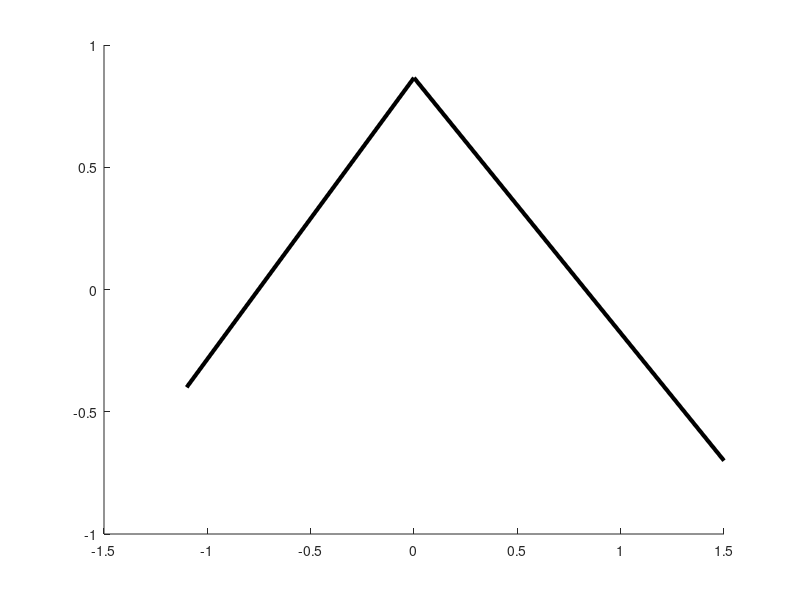

Write MATLAB code to recreate this figure. (Note: this script raises an error after producing the figure.)
%% Forces sketch
clear all;
% vertX = [-sqrt(3)/2 0 sqrt(3)/2 -sqrt(3)/2];
% vertY = [-1/2, sqrt(3)/2 -1/2 -1/2];
vertX = [-1.1 0 1.5];
vertY = [-0.4, sqrt(3)/2 -0.7];
pi = [2,1];
pj = [0.05,2];

close all;
%set(gcf, 'Position',  [100, 100, 450, 450]);
figure(1); hold on;
plot(vertX,vertY,'k','LineWidth',3);
[hi, x_proji,y_proji] = poly_dist(pi(1),pi(2),vertX,vertY);
[hj, x_projj,y_projj] = poly_dist(pj(1),pj(2),vertX,vertY);
s = 30;
plot(pi(1),pi(2),'.k','MarkerSize',s);
plot(pj(1),pj(2),'.k','MarkerSize',s);
plot(x_proji,y_proji,'.k','MarkerSize',s);
plot(x_projj,y_projj,'.k','MarkerSize',s);
plot([x_proji,pi(1)],[y_proji,pi(2)],'--k','LineWidth',3);
plot([x_projj,pj(1)],[y_projj,pj(2)],'--k','LineWidth',3);
plot([pi(1),pj(1)],[pi(2),pj(2)],'--k','LineWidth',3);
Hi=([x_proji,y_proji]-pi)/hi;
Hj=([x_projj,y_projj]-pj)/hj;
pij = pi-pj;
ui = Hi+0.2*pij;
uj = Hj-0.2*pij;
k = 0.5;
quiver([pi(1),pj(1)],[pi(2),pj(2)],k*[Hi(1),Hj(1)],k*[Hi(2),Hj(2)],0,'linewidth',3);
quiver([pi(1),pj(1)],[pi(2),pj(2)],2*k*[ui(1),uj(1)],2*k*[ui(2),uj(2)],0,'linewidth',3);
quiver([pi(1),pj(1)],[pi(2),pj(2)],k*[pij(1),-pij(1)]/norm(pij),k*[pij(2),-pij(2)]/norm(pij),0,'linewidth',3);
%axis([-0.2,1.1,0.2,1.6])
%set(gca, 'visible', 'off');
box on;
text(pi(1),0.2+pi(2),'$p_i$', 'Interpreter','latex','fontSize',24);
text(pj(1),0.2+pj(2),'$p_j$', 'Interpreter','latex','fontSize',24);
text(-1+x_projj,y_projj,'$P_{\partial \Omega}(p_j)$', 'Interpreter','latex','fontSize',24);
text(0.15+x_proji,-0.05+y_proji,'$P_{\partial \Omega}(p_i)$', 'Interpreter','latex','fontSize',24);
text(0.05+pj(1),-0.6+pj(2),'-$\frac{h_{j}}{[[h_{j}]]}$', 'Interpreter','latex','fontSize',25);
text(-0.9+pi(1),-0.1+pi(2),'-$\frac{h_{i}}{[[h_{i}]]}$', 'Interpreter','latex','fontSize',25);
text(0.2+pi(1),-0.5+pi(2),'$\frac{p_{ij}}{\left\Vert p_{ij}\right\Vert}$', 'Interpreter','latex','fontSize',28)
text(-1+pj(1),0.2+pj(2),'$\frac{p_{ji}}{\left\Vert p_{ji}\right\Vert}$', 'Interpreter','latex','fontSize',28)
text(-0.2+pi(1),-0.8+pi(2),'$u_i$', 'Interpreter','latex','fontSize',25)
text(-0.7+pj(1),-0.6+pj(2),'$u_j$', 'Interpreter','latex','fontSize',25)
text(-0.1,-0.2,0,'$\Omega$', 'Interpreter','latex','fontSize',35)
axis equal;
%axis tight;
ax = gca; % use current axes
% axis lines
%axis tight
%xlim(get(ax,'XLim')+[-0.2,0.5]);
%ylim(get(ax,'YLim')+[-0.2,0.35]);
grid on;
set(gca,'xticklabel',[]);
set(gca,'yticklabel',[]);
%axis tight;
set(gca, 'visible', 'off');
axis tight;
%% Projecting force Dubins - force threshold
clear all;
xmin = -2.6; xmax=2.6; ymin=-1.8; ymax=1.8;
vertX = 2*[-1 -1 1 1 -1];
vertY = [-1  1 1 -1 -1];
theta = pi/8;
R = [cos(theta) -sin(theta); sin(theta) cos(theta)];
ui = [1; -2];
ui_proj = ui*0.5;
%rotating
vert = R*[vertX;vertY];
vertX = vert(1,:);
vertY = vert(2,:);
ui = R*ui;
ui_proj = R*ui_proj;
close all;
%set(gcf, 'Position',  [100, 100, 450, 450]);
figure(1); hold on;
plot(vertX,vertY,'k','LineWidth',2.5);
blue = [0, 0.4470, 0.7410];
red = [0.8500, 0.3250, 0.0980];
quiver([0],[0],[ui(1)],[ui(2)],1,'linewidth',3, 'Color', blue);
text(1.4,-1.0,'$\frac{dv_i}{dt}$', 'Interpreter','latex','fontSize',30);
quiver([0],[0],[ui_proj(1)],[ui_proj(2)],1,'linewidth',3, 'Color', red);
text(0.7,-0.45,'$\hat{u}_i$', 'Interpreter','latex','fontSize',25);
box on;
text(-0.8,1.5,'$\frac{dv_{y}}{dt}$', 'Interpreter','latex','fontSize',30);
text(2.0,0.4,'$\frac{dv_{x}}{dt}$', 'Interpreter','latex','fontSize',30);
text(-1.6,-0.8,0,'$S(\theta_{i},s_i)$', 'Interpreter','latex','fontSize',25);
% center axis
plot([0,(vertX(3)+vertX(4))/2],[0,(vertY(3)+vertY(4))/2],'k.-','linewidth',1.2);
plot([0,(vertX(2)+vertX(3))/2],[0,(vertY(2)+vertY(3))/2],'k.-','linewidth',1.2);
h = text((vertX(3)+vertX(4))/4-0.4,(vertY(3)+vertY(4))/4+0.1,'$u_{s_{max}}$',...
    'Interpreter','latex','fontSize',25);
set(h,'Rotation',theta*(180/pi));
h = text((vertX(2)+vertX(3))/4-1.1,(vertY(2)+vertY(3))/4-0.3,...
    '$s_iu_{\theta_{max}}$', 'Interpreter','latex','fontSize',25);
set(h,'Rotation',theta*(180/pi));
% ploting angle arc
tt = 0:0.1:1.2*theta;
rr = 0.8;
plot(rr*cos(tt),rr*sin(tt),'k-','linewidth',1.2);
text(0.8,0.2,'$-\theta_{i}$', 'Interpreter','latex','fontSize',18);
axis equal;
%axis tight;
ax = gca; % use current axes
% axis lines
line([xmin,xmax], [0 0], 'Color', 'k','lineWidth',2);
line([0 0], [ymin,ymax], 'Color', 'k','lineWidth',2);
grid on;
set(gca,'xticklabel',[]);
set(gca,'yticklabel',[]);
% the arrows
xO = 0.2;  
yO = 0.1;
xmax = xmax + xO;
ymax = ymax + yO;
%
patch([xmax-xO -yO; xmax-xO +yO; xmax 0.0], ...
    [yO ymax-xO; -yO ymax-xO; 0 ymax], 'k', 'clipping', 'off');
set(gca, 'visible', 'off');
axis tight;

%% fI
close all; clear all;
fontSize = 50;
rd = 3;
fI = @(r)1*(r-rd).*(r-rd<0);
xmin = -2; xmax=7; ymin=-rd; ymax=0.5*rd;
r = [0:xmax];   
figure(1);
plot(r,fI(r),'k','lineWidth',4);
axis([xmin xmax ymin ymax]);
axh = gca; % use current axes
% axis lines
line(get(axh,'XLim'), [0 0], 'Color', 'k','lineWidth',2);
line([0 0], get(axh,'YLim'), 'Color', 'k','lineWidth',2);
% labels
text(xmax*0.95, 0.25,'$r$','fontSize',fontSize, 'Interpreter','latex');
text(rd, 0.35,'$r_{d}$','fontSize',fontSize, 'Interpreter','latex');
text(-2.5, ymax*0.8,'$f_{I}\left(r\right)$','fontSize',0.9*fontSize, 'Interpreter','latex');
set(gca, 'visible', 'off');
% thight axis
outerpos = axh.OuterPosition;
ti = axh.TightInset; 
left = outerpos(1) + ti(1);
bottom = outerpos(2) + ti(2);
ax_width = outerpos(3) - ti(1) - ti(3);
ax_height = outerpos(4) - ti(2) - ti(4);
axh.Position = [left bottom ax_width ax_height];
% the arrows
xO = 0.2;  
yO = 0.1;
xmax = xmax + xO;
ymax = ymax + yO;
%
patch([xmax-xO -yO; xmax-xO +yO; xmax 0.0], ...
    [yO ymax-xO; -yO ymax-xO; 0 ymax], 'k', 'clipping', 'off');
axis tight;
%% fh with local min
close all; clear all;
fontSize = 50;
rd = 3;
b = 1;
fh = @(h)1*(h+rd/2).*(h-(-b*rd/2)>=0);
xmin = -5; xmax=3; ymin=-0.3*rd; ymax=1.5*rd;
r = [xmin-1:0.005:xmax];
figure(1);hold on;
plot(r,fh(r),'k.','MarkerSize',15);
plot(r,fh(r),'k:','lineWidth',4);
axis([xmin xmax ymin ymax]);
axh = gca; % use current axes
%axis lines
line(get(axh,'XLim'), [0 0], 'Color', 'k', 'lineWidth', 2);
line([0 0], get(axh,'YLim'), 'Color', 'k', 'lineWidth', 2);
%lables
text(-2.5, ymax*0.9,'$f_{h}\left(r\right)$','fontSize',fontSize*0.9, 'Interpreter','latex');
text(xmax*0.9, 0.35,'$r$','fontSize',fontSize, 'Interpreter','latex');
text(-rd/2-1.6, 0.8,'-$\frac{r_{d}}{2}$','fontSize',fontSize*1.2, 'Interpreter','latex')
%text(-rd/2-2.5, 0.45,'-$h_{0}$','fontSize',fontSize, 'Interpreter','latex')
set(gca, 'visible', 'off');
% thight axis
outerpos = axh.OuterPosition;
ti = axh.TightInset; 
left = outerpos(1) + ti(1);
bottom = outerpos(2) + ti(2);
ax_width = outerpos(3) - ti(1) - ti(3);
ax_height = outerpos(4) - ti(2) - ti(4);
axh.Position = [left bottom ax_width ax_height];
% the arrows
xO = 0.2;  
yO = 0.1;
xmax = xmax + xO;
ymax = ymax + yO;
%
patch([xmax-xO -yO; xmax-xO +yO; xmax 0.0], ...
    [yO ymax-xO; -yO ymax-xO; 0 ymax], 'k', 'clipping', 'off');
axis tight;
%% VI Intervehicle Potential
close all; clear all;
fontSize = 40;
alpha = 0.5;
rd = 3;
b = 1;
VI = @(r) (alpha/2)*(r-rd).^2.*(r-(rd*b)<=0);
xmin = -1.5; xmax=7; ymin=-0.5; ymax=rd;
r = [0:0.005:xmax];   
figure(1);hold on;
plot(r,VI(r),'k.','MarkerSize',15);
%plot(r,fI(r),'k:','lineWidth',4);
axis([xmin xmax ymin ymax]);
axh = gca; % use current axes
% axis lines
line(get(axh,'XLim'), [0 0], 'Color', 'k','lineWidth',2);
line([0 0], get(axh,'YLim'), 'Color', 'k','lineWidth',2);
% labels
text(xmax*0.8, -0.4,'$\left\Vert x\right\Vert$','fontSize',fontSize, 'Interpreter','latex');
text(rd-1, -0.25,'$r_{d}$','fontSize',fontSize, 'Interpreter','latex');
%text(rd+1.6, 0.35,'$r_{0}$','fontSize',fontSize, 'Interpreter','latex');
text(-2, ymax*0.9,'$V_{I}\left(x\right)$','fontSize',0.9*fontSize, 'Interpreter','latex');
set(gca, 'visible', 'off');
% thight axis
outerpos = axh.OuterPosition;
ti = axh.TightInset; 
left = outerpos(1) + ti(1);
bottom = outerpos(2) + ti(2);
ax_width = outerpos(3) - ti(1) - ti(3);
ax_height = outerpos(4) - ti(2) - ti(4);
axh.Position = [left bottom ax_width ax_height];
% the arrows
xO = 0.2;  
yO = 0.1;
xmax = xmax + xO;
ymax = ymax + yO;
%
patch([xmax-xO -yO; xmax-xO +yO; xmax 0.0], ...
    [yO ymax-xO; -yO ymax-xO; 0 ymax], 'k', 'clipping', 'off');
axis tight;

%% Vh vehicle Domain Potential
close all; clear all;
fontSize = 40;
beta= 12*0.05;
rd = 2;
b = 1;
Vh = @(h) (beta/2)*((h+rd/2).^2).*(h-(-b*rd/2)>=0);
xmin = -2; xmax=2; ymin=-0.3*rd; ymax=1.5*rd;
r = [xmin:0.005:xmax];   
figure(1);hold on;
plot(r,Vh(r),'k.','MarkerSize',15);
%plot(r,fI(r),'k:','lineWidth',4);
axis([xmin xmax ymin ymax]);
axh = gca; % use current axes
% axis lines
line(get(axh,'XLim'), [0 0], 'Color', 'k','lineWidth',2);
line([0 0], get(axh,'YLim'), 'Color', 'k','lineWidth',2);
% labels
text(xmax*0.2, -0.3,'$[[x - P_{\partial \Omega}\left(x\right)]]$','fontSize',fontSize*0.7, 'Interpreter','latex');
%text(rd-1, -0.25,'$r_{d}$','fontSize',fontSize, 'Interpreter','latex');
text(-rd/2-0.2, -0.4,'-$\frac{r_{d}}{2}$','fontSize',fontSize*1.0, 'Interpreter','latex')
%text(rd+1.6, 0.35,'$r_{0}$','fontSize',fontSize, 'Interpreter','latex');
text(-1.05, ymax*0.9,'$V_{h}\left(x\right)$','fontSize',0.9*fontSize, 'Interpreter','latex');
set(gca, 'visible', 'off');
% thight axis
outerpos = axh.OuterPosition;
ti = axh.TightInset; 
left = outerpos(1) + ti(1);
bottom = outerpos(2) + ti(2);
ax_width = outerpos(3) - ti(1) - ti(3);
ax_height = outerpos(4) - ti(2) - ti(4);
axh.Position = [left bottom ax_width ax_height];
% the arrows
xO = 0.2;  
yO = 0.1;
xmax = xmax + xO;
ymax = ymax + yO;
%
patch([xmax-xO -yO; xmax-xO +yO; xmax 0.0], ...
    [yO ymax-xO; -yO ymax-xO; 0 ymax], 'k', 'clipping', 'off');
axis tight;
